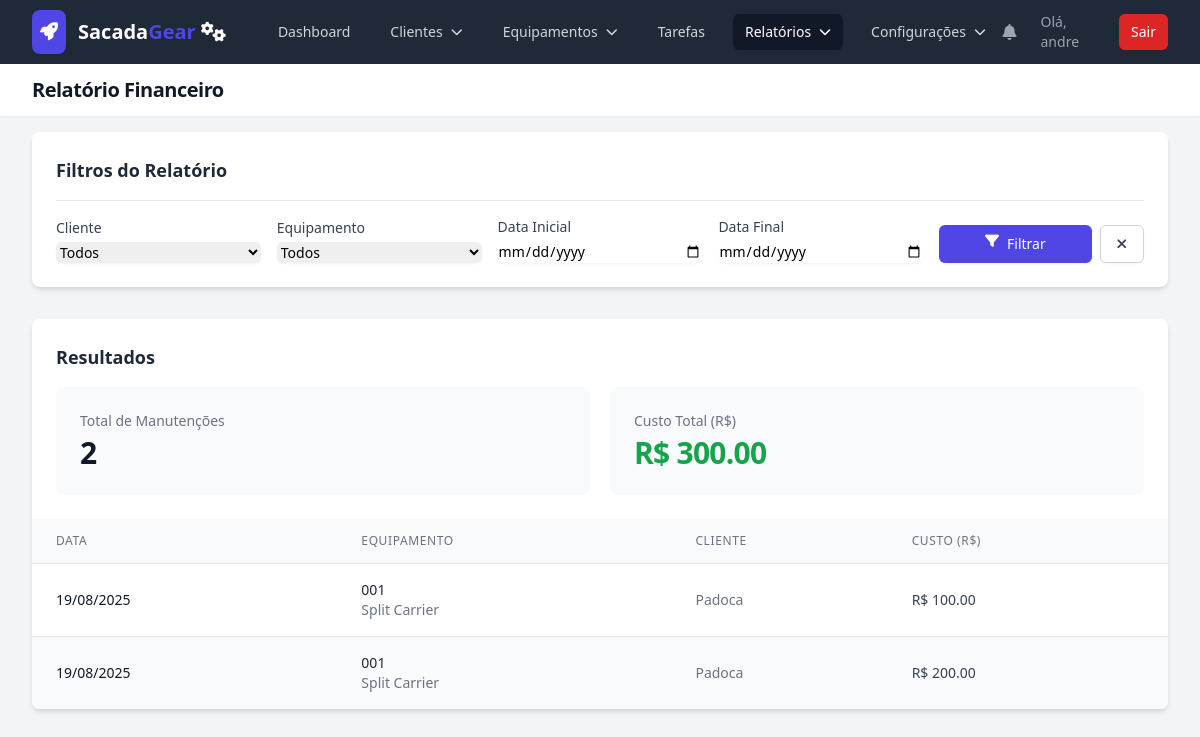
/reports/financial (signed in), run on an earlier commit of the app's database.
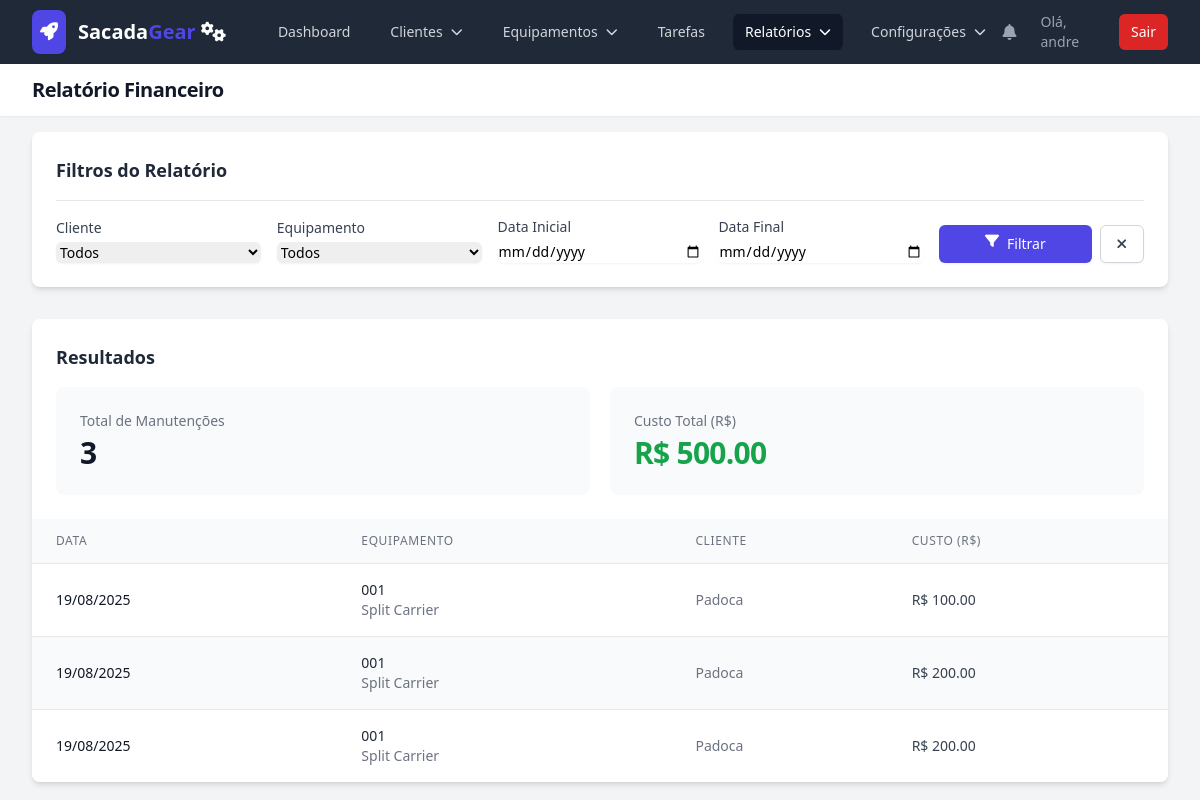
And on a later commit of the database.
### models.py (models this page shows, shortened)
class MaintenanceHistory(db.Model):
    id = db.Column(db.Integer, primary_key=True)
    maintenance_date = db.Column(db.Date, nullable=False, default=datetime.utcnow)
    category = db.Column(db.String(50), nullable=False)
    description = db.Column(db.Text, nullable=False)
    equipment_id = db.Column(db.Integer, db.ForeignKey('equipment.id'), nullable=False)
    technician_id = db.Column(db.Integer, db.ForeignKey('user.id'), nullable=False)
    cost = db.Column(db.Numeric(10, 2), nullable=True)
    images = db.relationship('MaintenanceImage', backref='maintenance_record', lazy=True, cascade="all, delete-orphan")

class Equipment(db.Model):
    id = db.Column(db.Integer, primary_key=True)
    code = db.Column(db.String(50), nullable=False, unique=True)
    model = db.Column(db.String(150), nullable=False)
    location = db.Column(db.String(200), nullable=False)
    description = db.Column(db.Text, nullable=True)
    install_date = db.Column(db.Date, nullable=True)
    last_maintenance_date = db.Column(db.Date, nullable=True)
    next_maintenance_date = db.Column(db.Date, nullable=False)
    user_id = db.Column(db.Integer, db.ForeignKey('user.id'), nullable=False)
    client_id = db.Column(db.Integer, db.ForeignKey('client.id'), nullable=False)
    is_archived = db.Column(db.Boolean, default=False, nullable=False)
    maintenance_history = db.relationship('MaintenanceHistory', backref='equipment', lazy='dynamic', cascade="all, delete-orphan")

class Client(db.Model):
    id = db.Column(db.Integer, primary_key=True)
    name = db.Column(db.String(150), nullable=False, unique=True)
    address = db.Column(db.String(250), nullable=True)
    contact_person = db.Column(db.String(100), nullable=True)
    phone = db.Column(db.String(20), nullable=True)
    equipments = db.relationship('Equipment', backref='client', lazy=True)
    is_archived = db.Column(db.Boolean, default=False, nullable=False)

### app.py (the view)
    @app.route('/reports/financial')
    @login_required
    @admin_required
    def financial_report():
        clients = Client.query.filter_by(is_archived=False).order_by(Client.name).all()
        equipments = Equipment.query.filter_by(is_archived=False).order_by(Equipment.code).all()
        client_id = request.args.get('client_id', type=int)
        equipment_id = request.args.get('equipment_id', type=int) # <-- NOVO
        start_date_str = request.args.get('start_date')
        end_date_str = request.args.get('end_date')
        query = db.session.query(MaintenanceHistory).join(Equipment)
        if client_id:
            query = query.filter(Equipment.client_id == client_id)
        if equipment_id: # <-- NOVO
            query = query.filter(MaintenanceHistory.equipment_id == equipment_id)
        if start_date_str:
            start_date = datetime.strptime(start_date_str, '%Y-%m-%d').date()
            query = query.filter(MaintenanceHistory.maintenance_date >= start_date)
        if end_date_str:
            end_date = datetime.strptime(end_date_str, '%Y-%m-%d').date()
            query = query.filter(MaintenanceHistory.maintenance_date <= end_date)
        records = query.order_by(desc(MaintenanceHistory.maintenance_date)).all()
        total_cost = sum(record.cost for record in records if record.cost is not None)
        return render_template('financial_report.html',
                               clients=clients,
                               equipments=equipments, # <-- NOVO
                               records=records,
                               total_cost=total_cost,
                               filters=request.args)

### templates/financial_report.html (shortened to what the changed rows need)
{% extends "base.html" %}
{% block header %}Relatório Financeiro{% endblock %}
{% block content %}
<div class="space-y-8">
    <div class="bg-white p-4 sm:p-6 rounded-lg shadow-md">
        <h2 class="text-lg font-semibold text-gray-800 border-b border-gray-200 pb-4">Filtros do Relatório</h2>
    </div>
    <div class="bg-white shadow-md rounded-lg overflow-hidden">
        <div class="p-4 sm:p-6">
            <h2 class="text-lg font-semibold text-gray-800">Resultados</h2>
            {% if records %}
                <div class="mt-4">
                    <dl class="grid grid-cols-1 gap-5 sm:grid-cols-2">
                        <div class="overflow-hidden rounded-lg bg-gray-50 px-4 py-5 sm:p-6">
                            <dt class="truncate text-sm font-medium text-gray-500">Total de Manutenções</dt>
                            <dd class="mt-1 text-3xl font-semibold tracking-tight text-gray-900">{{ records|length }}</dd>
                        </div>
                        <div class="overflow-hidden rounded-lg bg-gray-50 px-4 py-5 sm:p-6">
                            <dt class="truncate text-sm font-medium text-gray-500">Custo Total (R$)</dt>
                            <dd class="mt-1 text-3xl font-semibold tracking-tight text-green-600">R$ {{ '%.2f'|format(total_cost) }}</dd>
                        </div>
                    </dl>
                </div>
            {% endif %}
        </div>
        <div class="overflow-x-auto">
            <table class="min-w-full divide-y divide-gray-200">
                <thead class="bg-gray-50">
                    <tr>
                        <th scope="col" class="py-3.5 pl-4 pr-3 text-left text-xs font-medium text-gray-500 uppercase tracking-wider sm:pl-6">Data</th>
                        <th scope="col" class="px-3 py-3.5 text-left text-xs font-medium text-gray-500 uppercase tracking-wider">Equipamento</th>
                        <th scope="col" class="px-3 py-3.5 text-left text-xs font-medium text-gray-500 uppercase tracking-wider">Cliente</th>
                        <th scope="col" class="px-3 py-3.5 text-left text-xs font-medium text-gray-500 uppercase tracking-wider">Custo (R$)</th>
                    </tr>
                </thead>
                <tbody class="bg-white divide-y divide-gray-200">
                    {% for record in records %}
                    <tr class="even:bg-gray-50">
                        <td class="whitespace-nowrap py-4 pl-4 pr-3 text-sm font-medium text-gray-900 sm:pl-6">{{ record.maintenance_date.strftime('%d/%m/%Y') }}</td>
                        <td class="px-3 py-4 text-sm text-gray-500">
                            <div class="font-medium text-gray-800">{{ record.equipment.code }}</div>
                            <div class="text-gray-500">{{ record.equipment.model }}</div>
                        </td>
                        <td class="px-3 py-4 text-sm text-gray-500">{{ record.equipment.client.name }}</td>
                        <td class="px-3 py-4 text-sm font-medium text-gray-700">R$ {{ '%.2f'|format(record.cost) if record.cost is not none else '0.00' }}</td>
                    </tr>
                    {% endfor %}
                </tbody>
            </table>
        </div>
    </div>
</div>
{% endblock %}

What changed in the data, as far as the page shows it:
added MaintenanceHistory: maintenance_date "19/08/2025", equipment.code "001", equipment.model "Split Carrier", equipment.client.name "Padoca", cost "200.00"
Also different on the page:
{{ records|length }}: "2" → "3"
{{ '%.2f'|format(total_cost) }}: "300.00" → "500.00"
